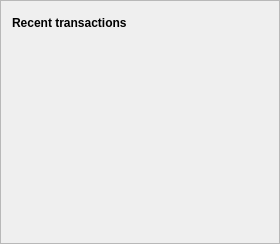
        <widget class="QFrame" name="frame_2">
         <property name="frameShape">
          <enum>QFrame::StyledPanel</enum>
         </property>
         <property name="frameShadow">
          <enum>QFrame::Raised</enum>
         </property>
         <layout class="QVBoxLayout" name="verticalLayout">
          <item>
           <layout class="QHBoxLayout" name="horizontalLayout_2">
            <item>
             <widget class="QLabel" name="label_4">
              <property name="font">
               <font>
                <weight>75</weight>
                <bold>true</bold>
               </font>
              </property>
              <property name="text">
               <string>Recent transactions</string>
              </property>
             </widget>
            </item>
            <item>
             <widget class="QPushButton" name="labelTransactionsStatus">
              <property name="enabled">
               <bool>true</bool>
              </property>
              <property name="maximumSize">
               <size>
                <width>30</width>
                <height>16777215</height>
               </size>
              </property>
              <property name="toolTip">
               <string>The displayed information may be out of date. Your wallet automatically synchronizes with the Bitcoin network after a connection is established, but this process has not completed yet.</string>
              </property>
              <property name="text">
               <string/>
              </property>
              <property name="icon">
               <iconset resource="../veil.qrc">
                <normaloff>:/icons/warning</normaloff>
                <disabledoff>:/icons/warning</disabledoff>:/icons/warning</iconset>
              </property>
              <property name="iconSize">
               <size>
                <width>24</width>
                <height>24</height>
               </size>
              </property>
              <property name="flat">
               <bool>true</bool>
              </property>
             </widget>
            </item>
            <item>
             <spacer name="horizontalSpacer">
              <property name="orientation">
               <enum>Qt::Horizontal</enum>
              </property>
              <property name="sizeHint" stdset="0">
               <size>
                <width>40</width>
                <height>20</height>
               </size>
              </property>
             </spacer>
            </item>
           </layout>
          </item>
          <item>
           <widget class="QListView" name="listTransactions">
            <property name="styleSheet">
             <string notr="true">QListView { background: transparent; }</string>
            </property>
            <property name="frameShape">
             <enum>QFrame::NoFrame</enum>
            </property>
            <property name="verticalScrollBarPolicy">
             <enum>Qt::ScrollBarAlwaysOff</enum>
            </property>
            <property name="horizontalScrollBarPolicy">
             <enum>Qt::ScrollBarAlwaysOff</enum>
            </property>
            <property name="selectionMode">
             <enum>QAbstractItemView::NoSelection</enum>
            </property>
           </widget>
          </item>
         </layout>
        </widget>
